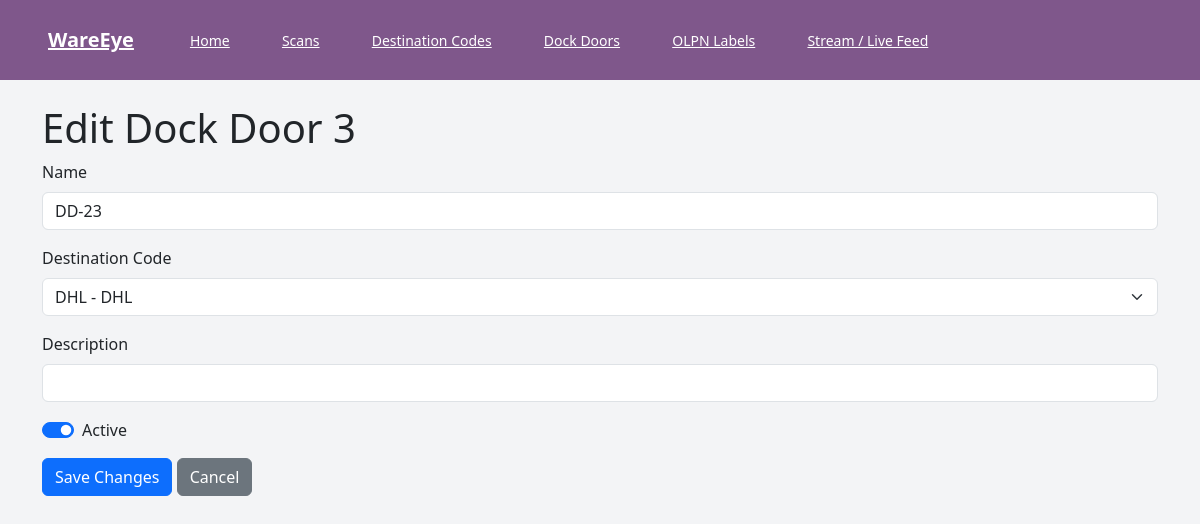
/facility/dock-doors/3/edit, run on the app's committed database.
### models.py (models this page shows, shortened)
class DockDoor(db.Model):
    __tablename__ = "dock_doors"
    id = db.Column(db.Integer, primary_key=True)
    name = db.Column(db.String, nullable=False, unique=True)
    destination_code_id = db.Column(
        db.Integer, db.ForeignKey("destination_codes.id"), nullable=False
    )
    description = db.Column(db.String, nullable=True)
    is_active = db.Column(db.Boolean, nullable=False, default=True)
    created_at = db.Column(db.DateTime, nullable=False, default=datetime.utcnow)
    updated_at = db.Column(
        db.DateTime, nullable=False, default=datetime.utcnow, onupdate=datetime.utcnow
    )
    destination_code = db.relationship("DestinationCode")

class DestinationCode(db.Model):
    __tablename__ = "destination_codes"
    id = db.Column(db.Integer, primary_key=True)
    code = db.Column(db.String(8), nullable=False, unique=True)
    name = db.Column(db.String(64), nullable=False)

### facility_routes.py (the view, shortened to what this page needs)
@facility_bp.route("/dock-doors/<int:door_id>/edit", methods=["GET", "POST"])
def edit_dock_door(door_id: int):
    door = DockDoor.query.get_or_404(door_id)
    codes = DestinationCode.query.order_by(DestinationCode.code).all()
    return render_template("facility/dock_door_edit.html", door=door, codes=codes)

### templates/facility/dock_door_edit.html
{% extends 'base.html' %}
{% block content %}
<h1>Edit Dock Door {{ door.id }}</h1>
<form method="post">
  <div class="mb-3">
    <label class="form-label">Name</label>
    <input type="text" name="name" class="form-control" value="{{ door.name }}" required>
  </div>
  <div class="mb-3">
    <label class="form-label">Destination Code</label>
    <select name="destination_code_id" class="form-select" required>
      {% for code in codes %}
      <option value="{{ code.id }}" {% if door.destination_code_id == code.id %}selected{% endif %}>{{ code.code }} - {{ code.name }}</option>
      {% endfor %}
    </select>
  </div>
  <div class="mb-3">
    <label class="form-label">Description</label>
    <input type="text" name="description" class="form-control" value="{{ door.description or '' }}">
  </div>
  <div class="form-check form-switch mb-3">
    <input class="form-check-input" type="checkbox" name="is_active" id="is_active" {% if door.is_active %}checked{% endif %}>
    <label class="form-check-label" for="is_active">Active</label>
  </div>
  <button type="submit" class="btn btn-primary">Save Changes</button>
  <a href="{{ url_for('facility.list_dock_doors') }}" class="btn btn-secondary">Cancel</a>
</form>
{% endblock %}

### static/css/main.css (style rules this page uses)
:host, html { line-height: 1.5; -webkit-text-size-adjust: 100%; -moz-tab-size: 4; -o-tab-size: 4; tab-size: 4; font-family: ui-sans-serif, system-ui, sans-serif, Apple Color Emoji, Segoe UI Emoji, Segoe UI Symbol, Noto Color Emoji; font-feature-settings: normal; font-variation-settings: normal; -webkit-tap-highlight-color: transparent }
body { margin: 0; line-height: inherit }
h1, h2, h3, h4, h5, h6 { font-size: inherit; font-weight: inherit }
a { color: inherit; text-decoration: inherit }
button, input, optgroup, select, textarea { font-family: inherit; font-feature-settings: inherit; font-variation-settings: inherit; font-size: 100%; font-weight: inherit; line-height: inherit; letter-spacing: inherit; color: inherit; margin: 0; padding: 0 }
button, select { text-transform: none }
button, input:where([type=button]), input:where([type=reset]), input:where([type=submit]) { -webkit-appearance: button; background-color: transparent; background-image: none }
blockquote, dd, dl, figure, h1, h2, h3, h4, h5, h6, hr, p, pre { margin: 0 }
input::placeholder, textarea::placeholder { opacity: 1; color: #9ca3af }
[role=button], button { cursor: pointer }
.mb-3 { margin-bottom: .75rem }
.bg-gray-100 { --tw-bg-opacity: 1; background-color: rgb(243 244 246/var(--tw-bg-opacity, 1)) }

### data on the page
DockDoor: id "3", name "DD-23", destination_code_id "DHL - DHL", is_active "☑"
